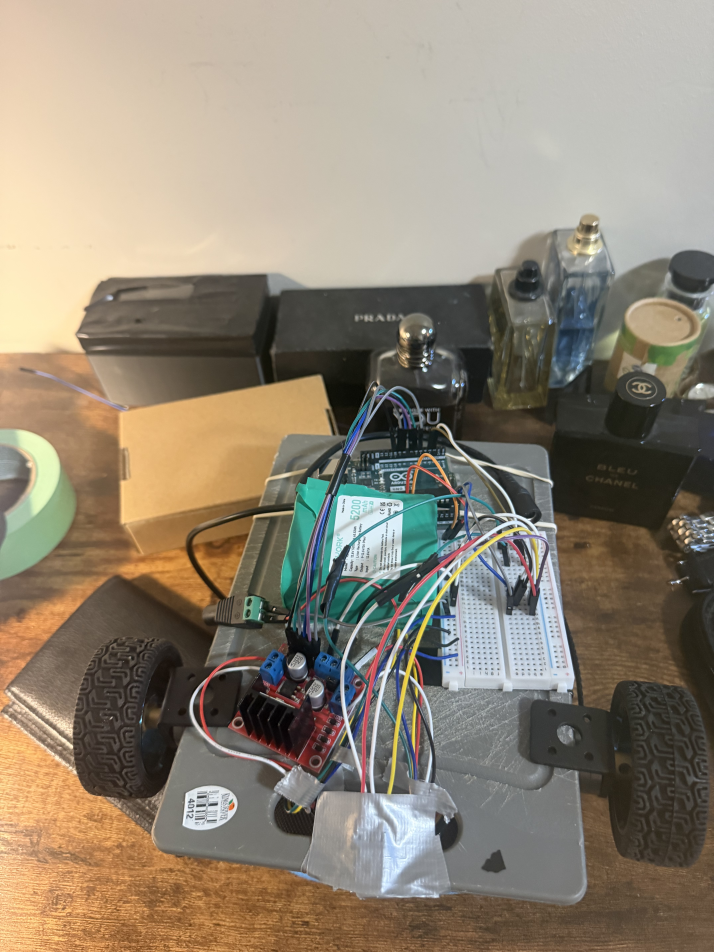
#> input picture media/IMG_8523.jpeg, 4284 x 5712 px, given in place of the camera (shown at 1/6 size)
$ python scratchpaper.py
#> lines starting #> are read from the running program, lines starting #| are printed output that depends on the picture; after the words box and inside, x2 and y2 are one past the last pixel; in counts of white or black regions, pixels touching at a corner belong together
import cv2
import serial
import numpy as np


# --------------------
#CONFIGURATION
#---------------------
SERIAL_PORT = "COMT5"
BAUD_RATE = 9600

lower_red = np.array([0,0,150])
upper_red = np.array([100,100,255])

kp = 0.03
STARTING_SERVO_ANGLE = 90


#---------------
# HARDWARE SETUP
#---------------

camera = cv2.VideoCapture(0)
arduino = serial.Serial("COM5",9600)
servoAngle = STARTING_SERVO_ANGLE

#------------------
#MAIN LOOP
#------------------

while True:

    #read one frame from the camera
    success, frame = camera.read()
#> frame is the input picture: shape (5712, 4284, 3); mean B, G, R 116.4, 132.7, 143.3

    if(success == False):
        break

        #mirror the image so movement feels natural
    mirrorframe = cv2.flip(frame , 1) # flip the frame accross the vertical axis
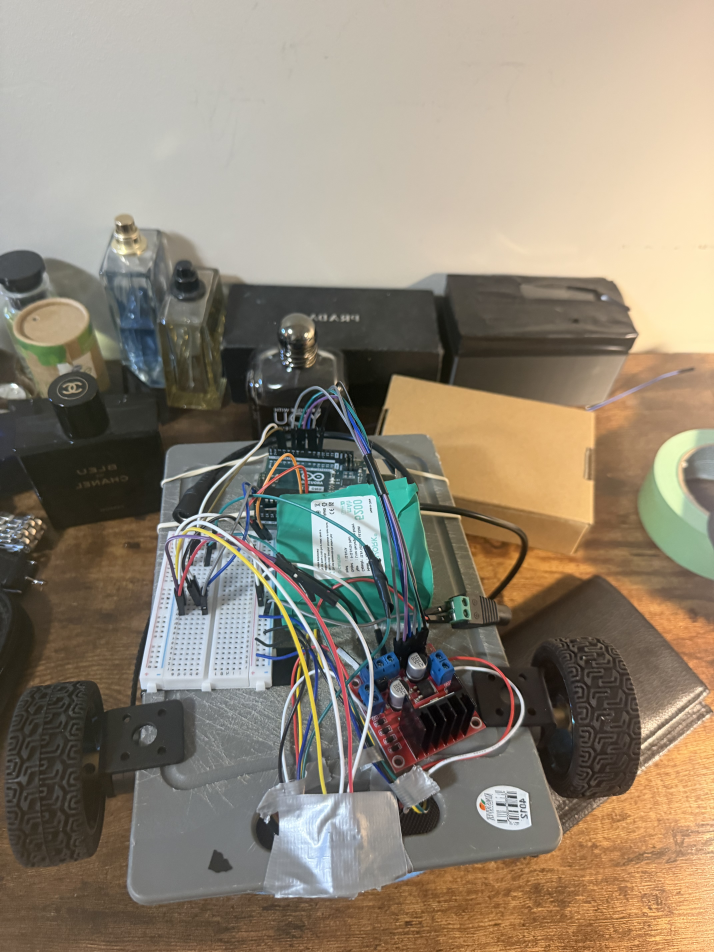
#> mirrorframe: shape (5712, 4284, 3) (shown at 1/6 size); mean B, G, R 116.4, 132.7, 143.3

    #get the dimensions
    height, width , channels = mirrorframe.shape
#> height = 5712; width = 4284; channels = 3
    frameCenterX= width /2
#> frameCenterX = 2142


    #----------------------
    #PERCEPTION
    #----------------------
    # [B, G, R]

    #create a binary mask containing pixels that look red
    mask = cv2.inRange(mirrorframe, lower_red,upper_red)
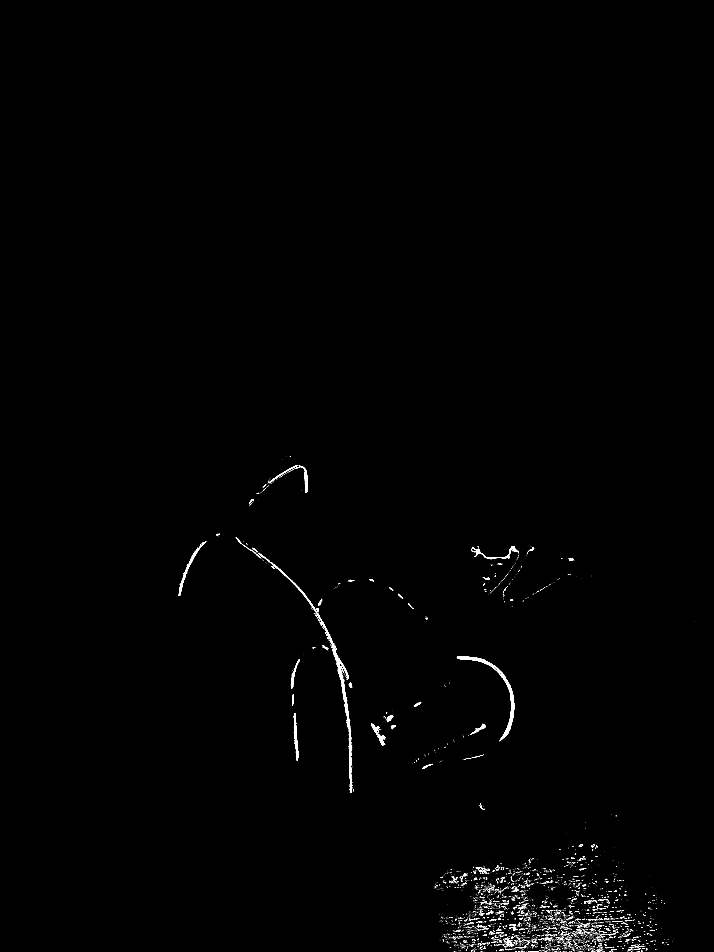
#> mask: shape (5712, 4284) (shown at 1/6 size); 0.33% white; 6542 white regions (6197 under 20 px)


    # cv2.findContours(the array we want, what contours it RETRieves, the chain (the links))
    contours, _ = cv2.findContours(mask, cv2.RETR_EXTERNAL, cv2.CHAIN_APPROX_SIMPLE)
#> contours = 6542 contours, 6401 with area under 20; largest, box (x1, y1, x2, y2) and area: (2741, 3939, 3085, 4448) 11196, (1925, 3718, 2112, 4756) 10663, (1071, 3247, 1237, 3574) 3462, (1763, 4279, 1791, 4565) 2835, (1597, 3354, 1927, 3721) 2699

    #--------------------
    #TARGET TRACKING
    #--------------------

    if len(contours) > 0:
        biggest = max(contours, key =cv2.contourArea)
#> biggest = contour of 651 points, box (x1, y1, x2, y2) (2741, 3939, 3085, 4448), area 11196
        cv2.drawContours(mirrorframe, [biggest], -1, (0, 255, 0), 2)

        #find bounding box around target
        x,y,w,h = cv2.boundingRect(biggest)
#> x = 2741; y = 3939; w = 344; h = 509

        #find the horizontal center
        centerx = x + (w/2)
#> centerx = 2913

        #calcualte distance from the real center
        error = centerx -frameCenterX
#> error = 771

        #---------------
        #CONTROLLER
        #---------------

        correction = kp * error
#> correction = 23.13
        servoAngle = servoAngle + correction
#> servoAngle = 113.1
        servoAngle = int(max(0, min(180, servoAngle)))
#> servoAngle = 113

        #-----------------
        #SERIAL SENDING
        #----------------

        arduino.write((str(servoAngle) + "\n").encode("utf-8"))

        #----------------
        #DEBUG DISPLAY
        #----------------


        cv2.putText(mirrorframe, str(centerx), (20, 40), cv2.FONT_HERSHEY_SIMPLEX, 1, (0, 255, 0), 2)
        cv2.putText(mirrorframe, str(error), (20, 80),cv2.FONT_HERSHEY_SIMPLEX, 1, (0, 255, 0), 2)

#-----------------------
#DISPLAY
#-----------------------
    cv2.imshow("this is the window", mirrorframe)
    cv2.imshow("Mask", mask)


    if cv2.waitKey(1) == ord("q"):
#> (key q is pressed here)
        break

cv2.destroyAllWindows()
camera.release()
arduino.close()

$ run again, on media/IMG_8526.jpeg
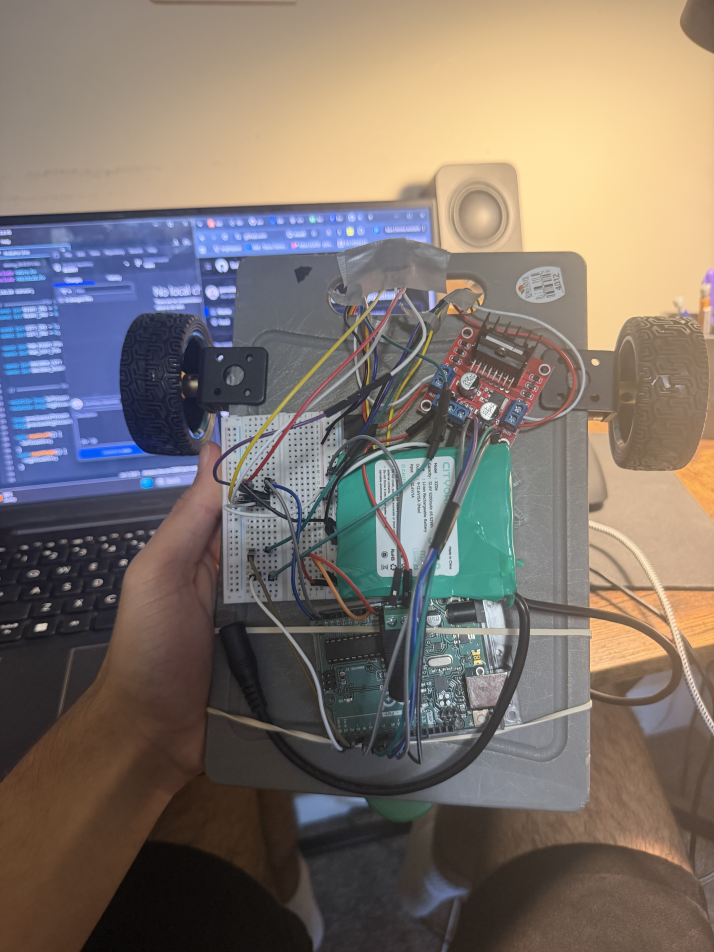
#> input picture media/IMG_8526.jpeg, 4284 x 5712 px, given in place of the camera (shown at 1/6 size)
#> frame is the input picture: shape (5712, 4284, 3); mean B, G, R 108.5, 116.1, 126.2
#> `mirrorframe = cv2.flip(frame , 1)`:
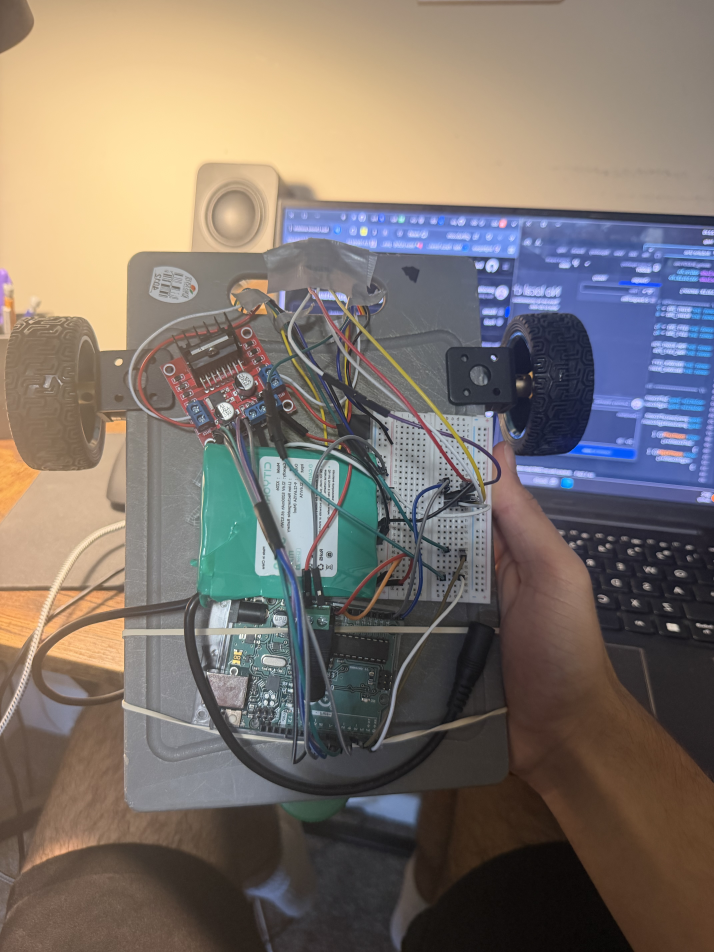
#> mirrorframe: shape (5712, 4284, 3) (shown at 1/6 size); mean B, G, R 108.5, 116.1, 126.2
#> `mask = cv2.inRange(mirrorframe, lower_red,upper_red)`:
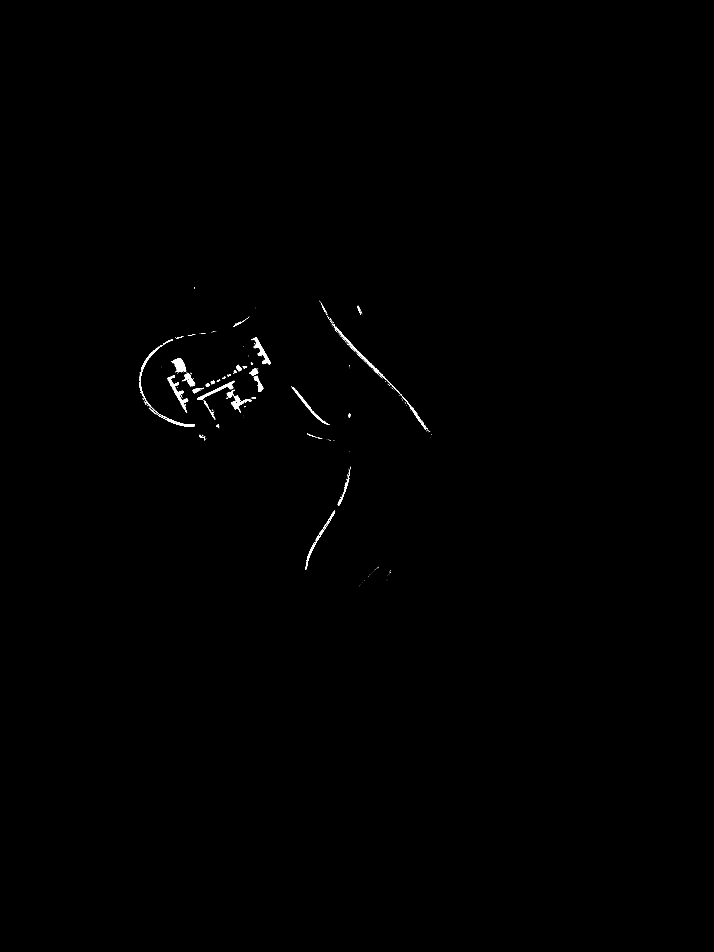
#> mask: shape (5712, 4284) (shown at 1/6 size); 0.2% white; 492 white regions (418 under 20 px)
#> contours = 492 contours, 438 with area under 20; largest, box (x1, y1, x2, y2) and area: (1003, 2251, 1130, 2474) 4242, (1515, 2024, 1625, 2186) 3966, (1026, 2148, 1116, 2234) 3732, (1992, 1941, 2352, 2312) 3152, (1182, 2285, 1405, 2399) 2918
#> biggest = contour of 531 points, box (x1, y1, x2, y2) (1003, 2251, 1130, 2474), area 4242
#> x = 1003; y = 2251; w = 127; h = 223
#> centerx = 1066.5
#> error = -1075.5
#> correction = -32.27
#> `servoAngle = servoAngle + correction`: servoAngle = 57.73
#> `servoAngle = int(max(0, min(180, servoAngle)))`: servoAngle = 57
